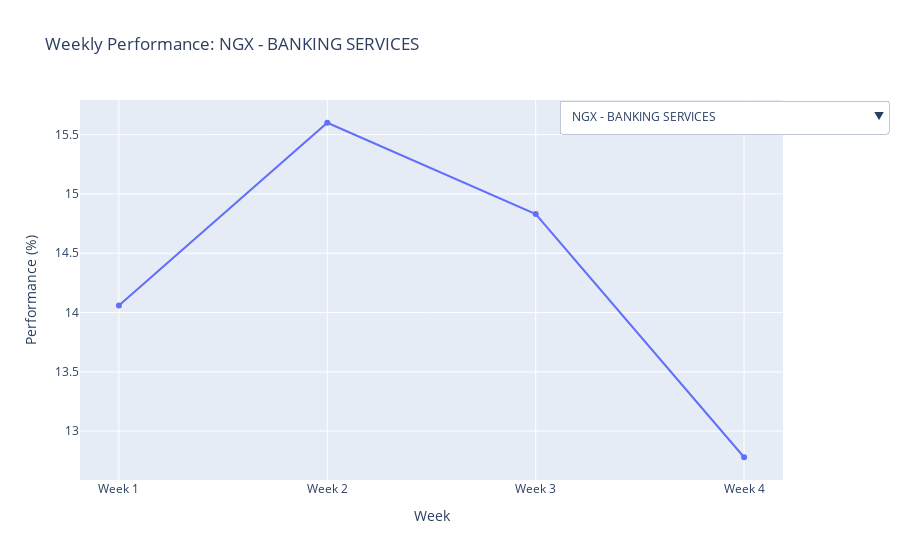

This figure's notebook cell:
### Code cell
# -------------------------
# Step 6: Create a dropdown menu for each sector
# -------------------------
fig = go.Figure()

# Add traces for each sector but only show the first initially
for i, sector in enumerate(df.index):
    visible = [False] * len(df.index)
    visible[i] = True
    fig.add_trace(go.Scatter(x=["Week 1", "Week 2", "Week 3", "Week 4"],
                             y=df.loc[sector, "Week 1":"Week 4"],
                             name=sector, visible=(i == 0)))

# Create buttons for dropdown menu
buttons = [
    dict(label=sector,
         method="update",
         args=[{"visible": [i == j for j in range(len(df.index))]},
               {"title": f"Weekly Performance: {sector}"}])
    for i, sector in enumerate(df.index)
]

# Add layout
fig.update_layout(
    updatemenus=[dict(active=0, buttons=buttons, x=1.15)],
    title="Weekly Performance: NGX - BANKING SERVICES",
    xaxis_title="Week",
    yaxis_title="Performance (%)"
)

fig.show()

### Figure 1 — Plotly figure (JSON) as saved in the notebook; plotly's stock layout.template omitted (floating-point values rounded to 4 significant figures)
{"data": [{"name": "NGX - BANKING SERVICES", "type": "scatter", "visible": true, "x": ["Week 1", "Week 2", "Week 3", "Week 4"], "y": [14.06, 15.6, 14.83, 12.78]}, {"name": "NGX - FINANCIAL SERVICES", "type": "scatter", "visible": false, "x": ["Week 1", "Week 2", "Week 3", "Week 4"], "y": [42.3, 41.54, 42.54, 45.73]}, {"name": "NGX - BREWERIES", "type": "scatter", "visible": false, "x": ["Week 1", "Week 2", "Week 3", "Week 4"], "y": [49.45, 60.02, 60.6, 63.68]}, {"name": "NGX - TELECOMMUNICATION", "type": "scatter", "visible": false, "x": ["Week 1", "Week 2", "Week 3", "Week 4"], "y": [19.7, 36.41, 37.41, 52.09]}, {"name": "NGX - INSURANCE", "type": "scatter", "visible": false, "x": ["Week 1", "Week 2", "Week 3", "Week 4"], "y": [18.31, 19.84, 20.84, 26.69]}, {"name": "NGX - PACKAGED FOODS", "type": "scatter", "visible": false, "x": ["Week 1", "Week 2", "Week 3", "Week 4"], "y": [35.1, 36.52, 35.14, 33.59]}, {"name": "NGX - INDUSTRIALS", "type": "scatter", "visible": false, "x": ["Week 1", "Week 2", "Week 3", "Week 4"], "y": [49.48, 51.21, 52.93, 56.34]}, {"name": "NGX - CONSTRUCTION", "type": "scatter", "visible": false, "x": ["Week 1", "Week 2", "Week 3", "Week 4"], "y": [12.59, 13.74, 14.74, 14.7]}, {"name": "NGX - TECHNOLOGY SERVICES", "type": "scatter", "visible": false, "x": ["Week 1", "Week 2", "Week 3", "Week 4"], "y": [-5.13, -7.69, -6.69, -7.41]}, {"name": "NGX - OIL & GAS SERVICES", "type": "scatter", "visible": false, "x": ["Week 1", "Week 2", "Week 3", "Week 4"], "y": [26.96, 29.14, 27.14, 26.9]}, {"name": "NGX - TRANSPORTATION, AVIATION AND LOGISTICS", "type": "scatter", "visible": false, "x": ["Week 1", "Week 2", "Week 3", "Week 4"], "y": [75.34, 73.27, 76.27, 78.34]}, {"name": "NGX - PHARMACEUTICALS", "type": "scatter", "visible": false, "x": ["Week 1", "Week 2", "Week 3", "Week 4"], "y": [11.68, 25.71, 32.71, 42.78]}, {"name": "NGX - HOSPITALITY", "type": "scatter", "visible": false, "x": ["Week 1", "Week 2", "Week 3", "Week 4"], "y": [111.7, 102.9, 109.9, 126.3]}, {"name": "NGX - AGRICULTURAL SERVICES", "type": "scatter", "visible": false, "x": ["Week 1", "Week 2", "Week 3", "Week 4"], "y": [31.99, 30.05, 33.05, 46.52]}, {"name": "NGX - CONGLOMERATES", "type": "scatter", "visible": false, "x": ["Week 1", "Week 2", "Week 3", "Week 4"], "y": [42.42, 45.24, 47.24, 51.79]}, {"name": "NGX - REIT/REAL ESTATE", "type": "scatter", "visible": false, "x": ["Week 1", "Week 2", "Week 3", "Week 4"], "y": [4.71, 1.35, 1.35, 1.01]}], "layout": {"autosize": true, "title": {"text": "Weekly Performance: NGX - BANKING SERVICES"}, "updatemenus": [{"active": 0, "buttons": [{"args": [{"visible": [true, false, false, false, false, false, false, false, false, false, false, false, false, false, false, false]}, {"title": "Weekly Performance: NGX - BANKING SERVICES"}], "label": "NGX - BANKING SERVICES", "method": "update"}, {"args": [{"visible": [false, true, false, false, false, false, false, false, false, false, false, false, false, false, false, false]}, {"title": "Weekly Performance: NGX - FINANCIAL SERVICES"}], "label": "NGX - FINANCIAL SERVICES", "method": "update"}, {"args": [{"visible": [false, false, true, false, false, false, false, false, false, false, false, false, false, false, false, false]}, {"title": "Weekly Performance: NGX - BREWERIES"}], "label": "NGX - BREWERIES", "method": "update"}, {"args": [{"visible": [false, false, false, true, false, false, false, false, false, false, false, false, false, false, false, false]}, {"title": "Weekly Performance: NGX - TELECOMMUNICATION"}], "label": "NGX - TELECOMMUNICATION", "method": "update"}, {"args": [{"visible": [false, false, false, false, true, false, false, false, false, false, false, false, false, false, false, false]}, {"title": "Weekly Performance: NGX - INSURANCE"}], "label": "NGX - INSURANCE", "method": "update"}, {"args": [{"visible": [false, false, false, false, false, true, false, false, false, false, false, false, false, false, false, false]}, {"title": "Weekly Performance: NGX - PACKAGED FOODS"}], "label": "NGX - PACKAGED FOODS", "method": "update"}, {"args": [{"visible": [false, false, false, false, false, false, true, false, false, false, false, false, false, false, false, false]}, {"title": "Weekly Performance: NGX - INDUSTRIALS"}], "label": "NGX - INDUSTRIALS", "method": "update"}, {"args": [{"visible": [false, false, false, false, false, false, false, true, false, false, false, false, false, false, false, false]}, {"title": "Weekly Performance: NGX - CONSTRUCTION"}], "label": "NGX - CONSTRUCTION", "method": "update"}, {"args": [{"visible": [false, false, false, false, false, false, false, false, true, false, false, false, false, false, false, false]}, {"title": "Weekly Performance: NGX - TECHNOLOGY SERVICES"}], "label": "NGX - TECHNOLOGY SERVICES", "method": "update"}, {"args": [{"visible": [false, false, false, false, false, false, false, false, false, true, false, false, false, false, false, false]}, {"title": "Weekly Performance: NGX - OIL & GAS SERVICES"}], "label": "NGX - OIL & GAS SERVICES", "method": "update"}, {"args": [{"visible": [false, false, false, false, false, false, false, false, false, false, true, false, false, false, false, false]}, {"title": "Weekly Performance: NGX - TRANSPORTATION, AVIATION AND LOGISTICS"}], "label": "NGX - TRANSPORTATION, AVIATION AND LOGISTICS", "method": "update"}, {"args": [{"visible": [false, false, false, false, false, false, false, false, false, false, false, true, false, false, false, false]}, {"title": "Weekly Performance: NGX - PHARMACEUTICALS"}], "label": "NGX - PHARMACEUTICALS", "method": "update"}, {"args": [{"visible": [false, false, false, false, false, false, false, false, false, false, false, false, true, false, false, false]}, {"title": "Weekly Performance: NGX - HOSPITALITY"}], "label": "NGX - HOSPITALITY", "method": "update"}, {"args": [{"visible": [false, false, false, false, false, false, false, false, false, false, false, false, false, true, false, false]}, {"title": "Weekly Performance: NGX - AGRICULTURAL SERVICES"}], "label": "NGX - AGRICULTURAL SERVICES", "method": "update"}, {"args": [{"visible": [false, false, false, false, false, false, false, false, false, false, false, false, false, false, true, false]}, {"title": "Weekly Performance: NGX - CONGLOMERATES"}], "label": "NGX - CONGLOMERATES", "method": "update"}, {"args": [{"visible": [false, false, false, false, false, false, false, false, false, false, false, false, false, false, false, true]}, {"title": "Weekly Performance: NGX - REIT/REAL ESTATE"}], "label": "NGX - REIT/REAL ESTATE", "method": "update"}], "x": 1.15, "y": 1}], "xaxis": {"autorange": true, "range": [-0.1826, 3.183], "title": {"text": "Week"}, "type": "category"}, "yaxis": {"autorange": true, "range": [12.55, 15.83], "title": {"text": "Performance (%)"}, "type": "linear"}}}
